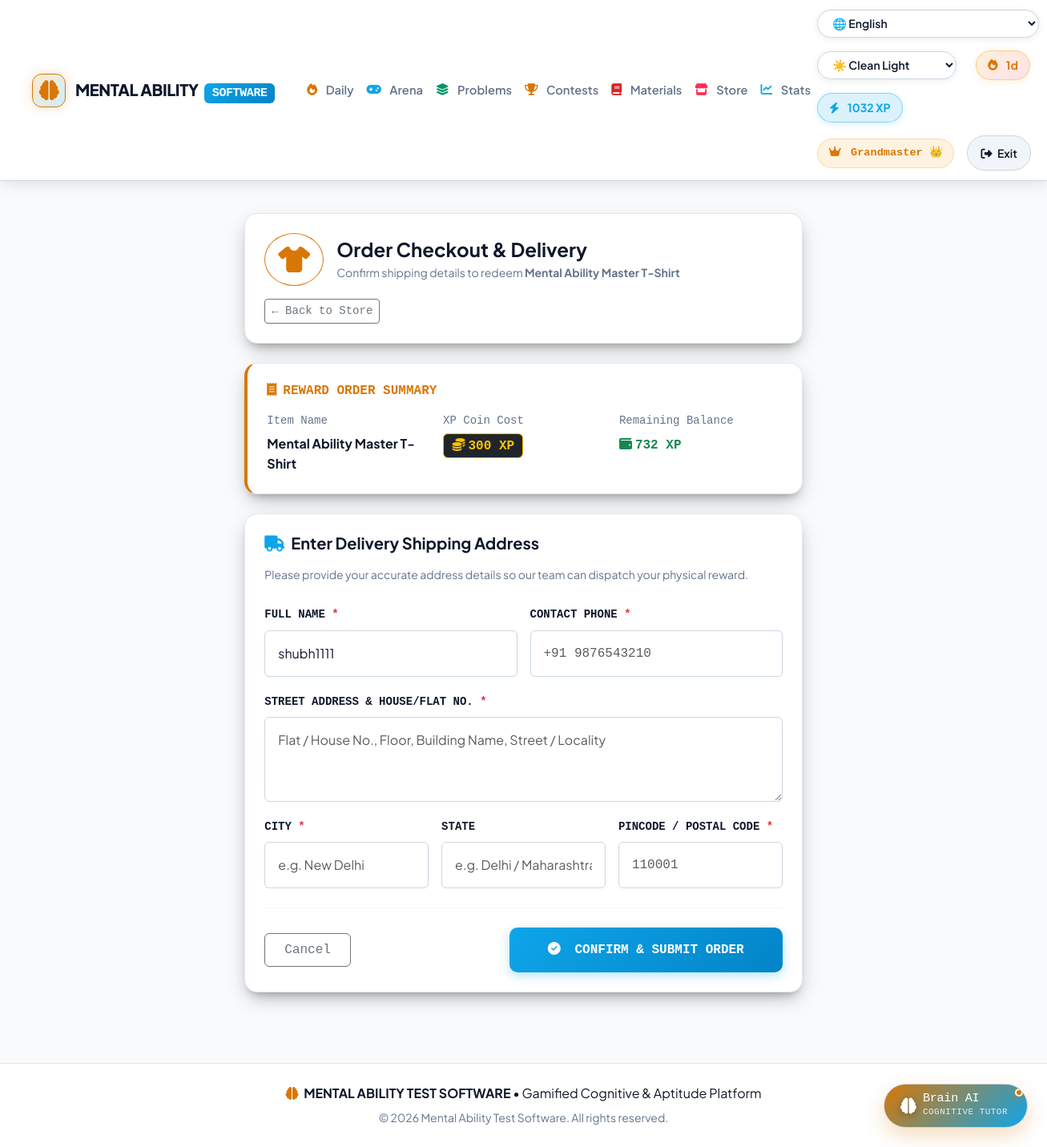
Page /goodies/redeem/1/address/ (signed in) on the earlier database version.
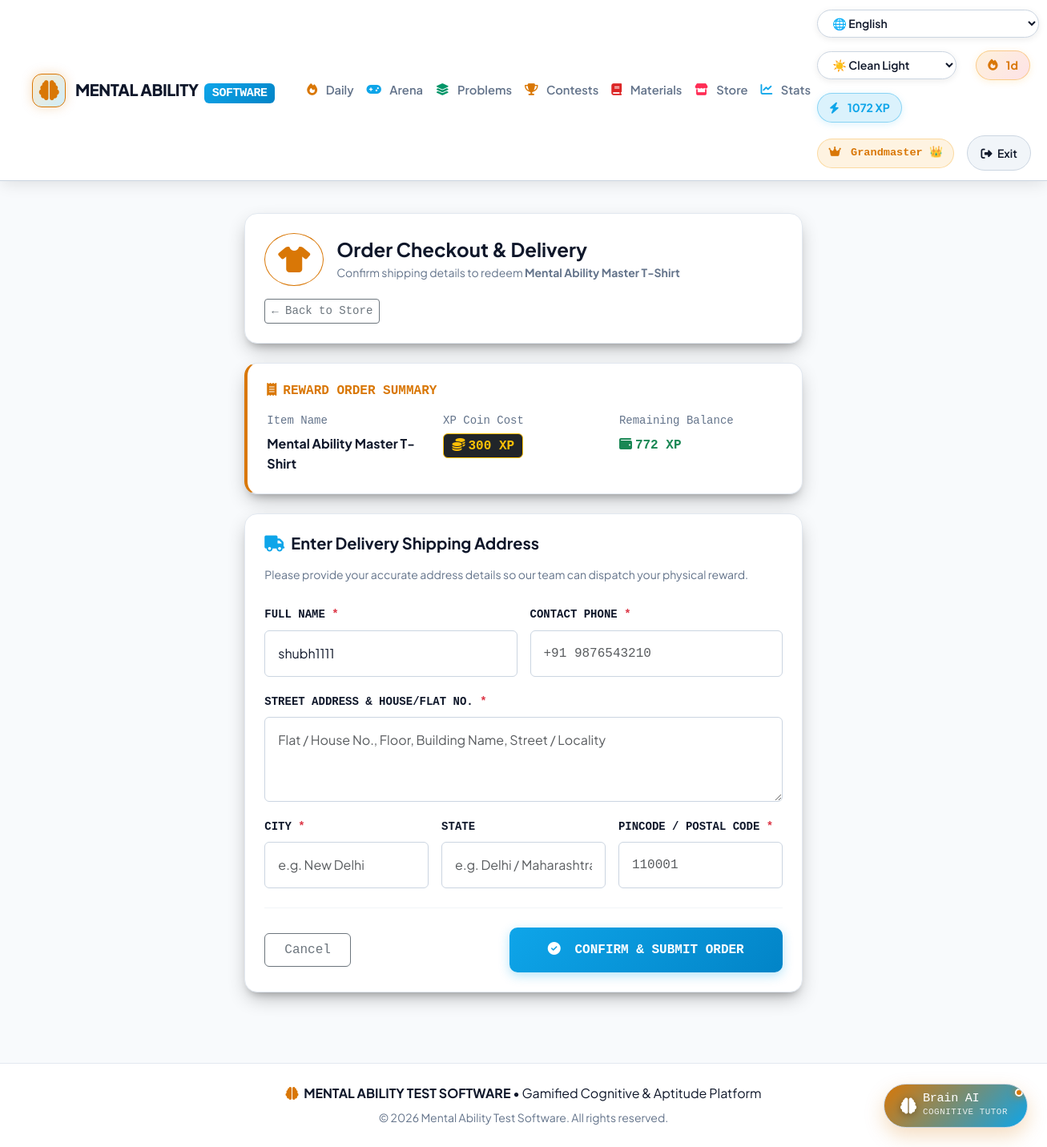
Same page on the later database version.
### quiz/models.py (models this page shows, shortened)
class UserProfile(models.Model):
    user = models.OneToOneField('auth.User', on_delete=models.CASCADE, related_name='profile')
    streak_count = models.IntegerField(default=0)
    last_active_date = models.DateField(null=True, blank=True)
    total_xp = models.IntegerField(default=0)
    solved_questions_count = models.IntegerField(default=0)
    @property
    def rank_title(self):
        if self.total_xp >= 1000:
            return "Grandmaster 👑"
        elif self.total_xp >= 500:
            return "Mind Master 🧠"
        elif self.total_xp >= 200:
            return "Aptitude Scholar 🎓"
        elif self.total_xp >= 50:
            return "Problem Solver ⚡"
        else:
            return "Novice Explorer"

### quiz/views.py (the view, shortened to what this page needs)
# urls.py: path('goodies/redeem/<int:pk>/address/', login_required(views.redeem_address), name='redeem_address'),
@login_required
def redeem_address(request, pk):
    goodie = get_object_or_404(GoodieItem, pk=pk)
    profile = get_or_create_user_profile(request.user)
    if goodie.stock <= 0:
        messages.error(request, f"Sorry, {goodie.name} is currently out of stock!")
        return redirect('quiz:goodies')
    if profile.total_xp < goodie.coin_cost:
        messages.error(request, f"Insufficient XP! You need {goodie.coin_cost} XP to redeem {goodie.name}. Current XP: {profile.total_xp}.")
        return redirect('quiz:goodies')
    context = {
        'goodie': goodie,
        'profile': profile,
        'remaining_xp': profile.total_xp - goodie.coin_cost,
        'full_name': request.user.get_full_name() or request.user.username,
    }
    return render(request, 'quiz/redeem_address.html', context)

### quiz/views.py (called while the page is built)
def get_or_create_user_profile(user):
    if not user.is_authenticated:
        return None
    profile, created = UserProfile.objects.get_or_create(user=user)
    today = timezone.now().date()
    if profile.last_active_date is None:
        profile.streak_count = 1
        profile.last_active_date = today
        profile.save()
    elif profile.last_active_date < today:
        if profile.last_active_date == today - timedelta(days=1):
            profile.streak_count += 1
        else:
            profile.streak_count = 1
        profile.last_active_date = today
        profile.save()
    return profile

### templates/quiz/redeem_address.html (shortened to what the changed rows need)
{% extends 'base.html' %}
{% load static %}
{% block content %}
<div class="row justify-content-center py-3">
  <div class="col-lg-8 col-xl-7">
    <div class="lc-card p-4 mb-4" style="border-left: 4px solid var(--lc-amber);">
      <div class="row g-3 text-center text-sm-start">
        <div class="col-sm-4">
          <small class="d-block text-muted font-monospace mb-1">Remaining Balance</small>
          <span class="fw-bold font-monospace text-success fs-6">
            <i class="fas fa-wallet me-1"></i>{{ remaining_xp }} XP
          </span>
        </div>
      </div>
    </div>
  </div>
</div>
{% endblock %}

### templates/base.html (shortened to what the changed rows need)
<!DOCTYPE html>
{% load static %}
<html lang="en">
<head>
  <link href="https://cdn.jsdelivr.net/npm/bootstrap@5.3.2/dist/css/bootstrap.min.css" rel="stylesheet">
  <link rel="stylesheet" href="https://cdnjs.cloudflare.com/ajax/libs/font-awesome/6.4.0/css/all.min.css">
  <link rel="stylesheet" href="{% static 'css/global.css' %}?v=2.1">
</head>
<body>
  <nav class="navbar navbar-expand-lg navbar-dark navbar-leetcode sticky-top">
    <div class="container-fluid">
      <div class="collapse navbar-collapse" id="leetcodeNavbar">
        <div class="d-flex align-items-center gap-3 flex-wrap">
          <select id="languageSelect" class="theme-selector" title="Select UI Language" onchange="switchLanguage(this.value)">
            <option value="en">🌐 English</option>
          </select>
          <select id="themeSelect" class="theme-selector me-2" title="Switch UI Theme" onchange="switchTheme(this.value)">
            <option value="clean-light">☀️ Clean Light</option>
          </select>
          {% if user.is_authenticated %}
            <div class="streak-badge" title="Daily Activity Streak">
              <i class="fas fa-fire me-1"></i> {{ profile.streak_count|default:1 }}d
            </div>
            <div class="xp-badge" title="Total Experience Points">
              <i class="fas fa-bolt me-1"></i> {{ profile.total_xp|default:0 }} XP
            </div>
            <span class="rank-badge font-monospace d-none d-md-inline">
              <i class="fas fa-crown me-1"></i> {{ profile.rank_title|default:"Novice" }}
            </span>
            <form action="{% url 'logout' %}" method="post" class="d-inline">
              <button class="btn btn-lc-secondary btn-sm rounded-pill px-3" type="submit" title="Logout">
                <i class="fas fa-sign-out-alt me-1"></i> Exit
              </button>
            </form>
          {% else %}
            <a class="btn btn-lc-secondary btn-sm rounded-pill px-3" href="{% url 'login' %}">Log In</a>
            <a class="btn btn-lc-primary btn-sm rounded-pill px-3" href="{% url 'quiz:signup' %}">Sign Up</a>
          {% endif %}
        </div>
      </div>
    </div>
  </nav>
  <div class="container-fluid py-4 px-lg-5">
    {% block content %}{% endblock %}
  </div>
</body>
</html>

Differences in the rows shown:
changed UserProfile "Grandmaster 👑": total_xp "1032" → "1072"
Other differences:
{{ remaining_xp }}: "732" → "772"
